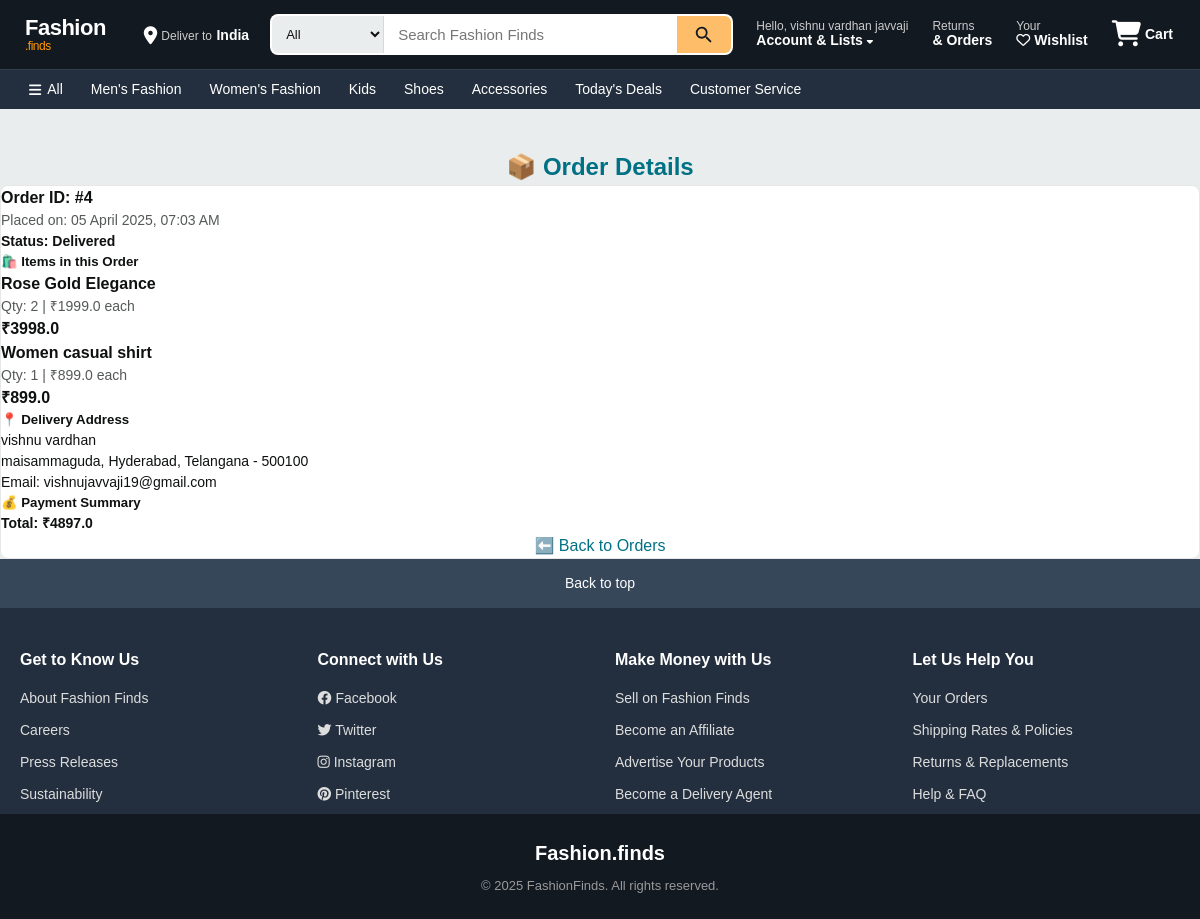
Screenshot of /order/4 (signed in) with the database file from the repository.
### app/models.py (models this page shows, shortened)
class User(db.Model, UserMixin):
    __tablename__ = 'users'
    id = db.Column(db.Integer, primary_key=True)
    name = db.Column(db.String(100), nullable=False)
    phone = db.Column(db.String(15), nullable=False)
    email = db.Column(db.String(100), unique=True, nullable=False)
    password = db.Column(db.String(255), nullable=False)
    address = db.Column(db.Text, nullable=False)
    state = db.Column(db.String(50), nullable=False)
    city = db.Column(db.String(50), nullable=False)
    pincode = db.Column(db.String(10), nullable=False)
    reset_token = db.Column(db.String(255), nullable=True)
    reset_token_expiry = db.Column(db.DateTime, nullable=True)
    approved = db.Column(db.Boolean, default=False)
    role = db.Column(db.String(10), nullable=False)

class Order(db.Model):
    __tablename__ = 'orders'
    id = db.Column(db.Integer, primary_key=True)
    user_id = db.Column(db.Integer, db.ForeignKey('users.id'), nullable=False)
    total_price = db.Column(db.Float, nullable=False)
    status = db.Column(db.String(50), nullable=False, default="Pending")  # ('Pending', 'Shipped', 'Delivered', 'Cancelled')
    order_date = db.Column(db.DateTime, nullable=False, default=lambda: datetime.now(timezone.utc))
    delivery_date = db.Column(db.DateTime, nullable=True)
    order_items = db.relationship('OrderItem', backref='order', lazy=True, cascade="all, delete-orphan")
    delivery_person_id = db.Column(db.Integer, db.ForeignKey('users.id'), nullable=True)
    customer_name = db.Column(db.String(100), nullable=False)
    address_line_1 = db.Column(db.String(100), nullable=False)
    state = db.Column(db.String(100), nullable=False)
    city = db.Column(db.String(100), nullable=False)
    pincode = db.Column(db.String(20), nullable=False)
    mail = db.Column(db.String(50), nullable=False)

class OrderItem(db.Model):
    __tablename__ = 'order_items'
    id = db.Column(db.Integer, primary_key=True)
    order_id = db.Column(db.Integer, db.ForeignKey('orders.id'), nullable=False)
    product_id = db.Column(db.Integer, db.ForeignKey('products.id'), nullable=False)
    quantity = db.Column(db.Integer, nullable=False, default=1)
    unit_price = db.Column(db.Float, nullable=False)  # Price at time of purchase
    subtotal = db.Column(db.Float, nullable=False)  # quantity * unit_price

class Product(db.Model):
    __tablename__ = 'products'
    id = db.Column(db.Integer, primary_key=True)
    product_name = db.Column(db.String(100), nullable=False)
    product_picture = db.Column(db.String(1000), nullable=False)
    current_price = db.Column(db.Float, nullable=False)
    previous_price = db.Column(db.Float, nullable=False)
    description = db.Column(db.String(2000), nullable=True)
    color = db.Column(db.String(15))
    rating = db.Column(db.Integer, default=0)
    sale = db.Column(db.Boolean, default=False)
    discount = db.Column(db.Integer, nullable=True, default=0)
    category = db.Column(db.String(100), nullable=False)
    brand_id = db.Column(db.Integer, db.ForeignKey('brands.id'), nullable=True)
    count = db.Column(db.Integer, nullable=False, default=0)
    quantity_size = db.relationship('ProductSize', backref='product', lazy=True, cascade="all, delete-orphan")
    carts = db.relationship('Cart', backref='cart_product', lazy=True, cascade="all, delete-orphan")
    wishlists = db.relationship('Wishlist', backref='wishlist_product', lazy=True, cascade="all, delete-orphan")
    order_items = db.relationship('OrderItem', backref='product', lazy=True, cascade="all, delete-orphan")

### app/views.py (the view)
@views.route('/order/<int:order_id>', methods=['GET'])
@login_required
def view_order_items(order_id):
    order = Order.query.get(order_id)
    if not order or order.user_id != current_user.id :
        flash('Order not found!', 'danger')
        return redirect(url_for('views.my_orders'))
    order_items = OrderItem.query.filter_by(order_id=order.id).all()
    return render_template('view_order.html', order=order, order_items=order_items)

### app/templates/view_order.html (shortened to what this page needs)
{% extends "base.html" %}
{% block content %}
<div class="container mt-5">
    <h2 class="fw-bold text-center text-primary">📦 Order Details</h2>
    <div class="card p-4 shadow-lg border-0 rounded-3">
        <h4 class="fw-bold text-dark">Order ID: #{{ order.id }}</h4>
        <p class="text-muted">Placed on: {{ order.order_date.strftime('%d %B %Y, %I:%M %p') }}</p>
        <p class="fw-semibold">Status: <span class="badge bg-info text-white">{{ order.status }}</span></p>
        <h5 class="mt-4">🛍️ Items in this Order</h5>
        <ul class="list-group mb-3">
            {% for item in order_items %}
            <li class="list-group-item d-flex justify-content-between align-items-center">
                <div>
                    <strong>{{ item.product.product_name }}</strong>
                    <p class="text-muted">Qty: {{ item.quantity }} | ₹{{ item.unit_price }} each</p>
                </div>
                <span class="fw-bold text-dark">₹{{ item.subtotal }}</span>
            </li>
            {% endfor %}
        </ul>
        <h5 class="fw-bold">📍 Delivery Address</h5>
        <p>
            {{ order.customer_name }}<br>
            {{ order.address_line_1 }}, {{ order.city }}, {{ order.state }} - {{ order.pincode }}<br>
            Email: {{ order.mail }}
        </p>
        <h5 class="fw-bold">💰 Payment Summary</h5>
        <p class="d-flex justify-content-between"><span class="fw-semibold">Total:</span> <strong class="text-dark">₹{{ order.total_price }}</strong></p>
        <div class="text-center mt-4">
            <a href="{{ url_for('views.my_orders') }}" class="btn btn-secondary w-100">⬅️ Back to Orders</a>
        </div>
    </div>
</div>
{% endblock %}

### app/templates/navbar.html (shortened to what this page needs)
<div class="nav-container">
    <div class="navbar-top">
        <div class="logo">
            <a href="/">Fashion<span class="logo-accent">.finds</span></a>
        </div>
        <div class="deliver-to">
            <i class="fas fa-location-dot"></i>
            <div>
                <span class="deliver-label">Deliver to</span>
                <span class="deliver-value">India</span>
            </div>
        </div>
        <div class="nav-search">
            <form action="{{ url_for('views.search') }}" method="GET" class="search-bar">
                <select name="category" class="search-category">
                    <option value="">All</option>
                </select>
                <input type="text" name="query" class="search-input"
                       placeholder="Search Fashion Finds" required>
                <button type="submit" class="search-button">
                </button>
            </form>
        </div>
        <div class="nav-actions">
            <div class="dropdown">
                <a href="{{ url_for('auth.account') }}" class="nav-action-item">
                    <span class="nav-action-label">Hello, {% if current_user.is_authenticated %}{{ current_user.name }}{% else %}sign in{% endif %}</span>
                    <span class="nav-action-value">Account & Lists <i class="fas fa-caret-down" style="font-size:10px"></i></span>
                </a>
            </div>
            <a href="{{ url_for('views.my_orders') }}" class="nav-action-item">
                <span class="nav-action-label">Returns</span>
                <span class="nav-action-value">& Orders</span>
            </a>
            <a href="/wishlist" class="nav-action-item">
                <span class="nav-action-label">Your</span>
                <span class="nav-action-value"><i class="far fa-heart"></i> Wishlist</span>
            </a>
            <a href="/cart" class="nav-cart">
                <span class="cart-icon-wrap">
                    <i class="fas fa-shopping-cart"></i>
                </span>
                <span class="cart-label">Cart</span>
            </a>
        </div>
    </div>
    <div class="navbar-bottom">
        <div class="navbar-bottom-inner">
            <a href="/" class="nav-cat-link"><i class="fas fa-bars"></i> All</a>
            <a href="{{ url_for('views.products_by_category', category_name='Men') }}" class="nav-cat-link">Men's Fashion</a>
            <a href="{{ url_for('views.products_by_category', category_name='Women') }}" class="nav-cat-link">Women's Fashion</a>
            <a href="{{ url_for('views.products_by_category', category_name='Kids') }}" class="nav-cat-link">Kids</a>
            <a href="{{ url_for('views.products_by_category', category_name='Shoes') }}" class="nav-cat-link">Shoes</a>
            <a href="{{ url_for('views.products_by_category', category_name='Accessories') }}" class="nav-cat-link">Accessories</a>
            <a href="{{ url_for('views.search') }}?query=sale" class="nav-cat-link">Today's Deals</a>
            <a href="{{ url_for('views.contact') }}" class="nav-cat-link">Customer Service</a>
        </div>
    </div>
</div>

### rows the page displays
User: name "vishnu vardhan javvaji"
Order: id "4", order_date "05 April 2025, 07:03 AM", status "Delivered", customer_name "vishnu vardhan", address_line_1 "maisammaguda", city "Hyderabad", state "Telangana", pincode "500100", mail "vishnujavvaji19@gmail.com", total_price "4897.0"
OrderItem: product.product_name "Rose Gold Elegance", quantity "2", unit_price "1999.0", subtotal "3998.0"
OrderItem: product.product_name "Women casual shirt", quantity "1", unit_price "899.0", subtotal "899.0"
